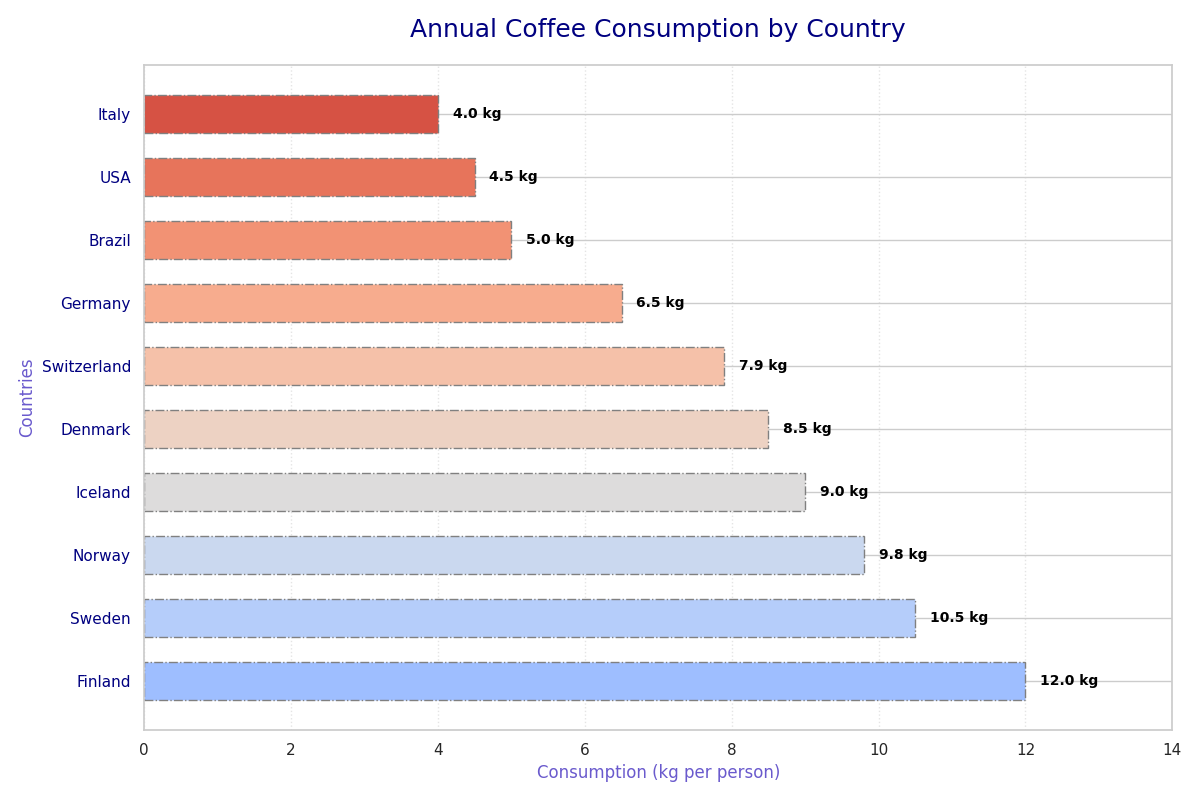

This figure's Python source:
import matplotlib.pyplot as plt
import numpy as np

countries = ['Finland', 'Sweden', 'Norway', 'Iceland', 'Denmark', 
             'Switzerland', 'Germany', 'Brazil', 'USA', 'Italy']
consumption = np.array([12.0, 10.5, 9.8, 9.0, 8.5, 7.9, 6.5, 5.0, 4.5, 4.0])

# Sort the data in descending order
sorted_indices = np.argsort(-consumption)
sorted_countries = [countries[i] for i in sorted_indices]
sorted_consumption = consumption[sorted_indices]

color_map = plt.get_cmap("coolwarm")
colors = color_map(np.linspace(0.3, 0.9, len(countries)))

fig, ax = plt.subplots(figsize=(12, 8))
bars = ax.barh(sorted_countries, sorted_consumption, color=colors, height=0.6, edgecolor='grey', linestyle='-.')

for bar, value in zip(bars, sorted_consumption):
    ax.text(value + 0.2, bar.get_y() + bar.get_height() / 2, f'{value:.1f} kg', 
            va='center', fontsize=10, color='black', weight='bold')

ax.set_title('Annual Coffee Consumption by Country', fontsize=18, color='navy', pad=20)
ax.set_xlabel('Consumption (kg per person)', fontsize=12, color='slateblue')
ax.set_ylabel('Countries', fontsize=12, color='slateblue')

ax.set_xlim(0, max(sorted_consumption) + 2)
ax.xaxis.grid(True, linestyle=':', color='lightgray', alpha=0.6)
ax.set_axisbelow(True)

ax.set_yticks(np.arange(len(sorted_countries)))
ax.set_yticklabels(sorted_countries, fontsize=11, color='navy')

plt.tight_layout()

plt.show()
